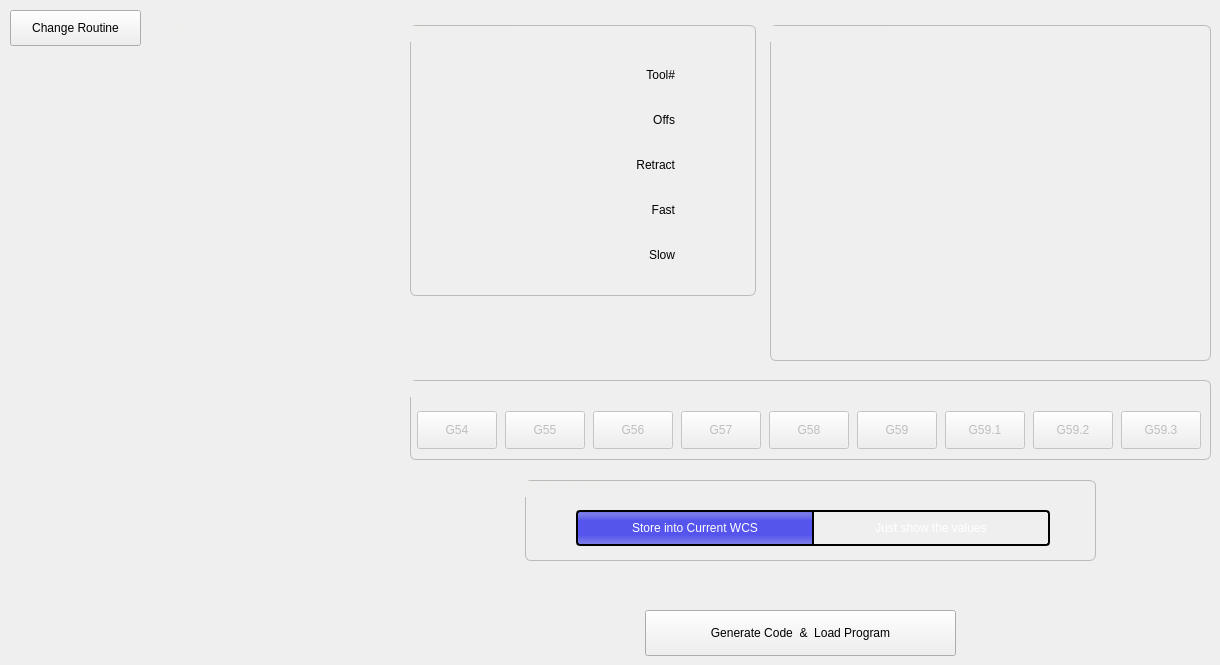
   <widget class="QWidget" name="page_enterParameters">
    <widget class="QPushButton" name="buttonChangeRoutine">
     <property name="geometry">
      <rect>
       <x>10</x>
       <y>10</y>
       <width>131</width>
       <height>36</height>
      </rect>
     </property>
     <property name="text">
      <string>Change Routine</string>
     </property>
    </widget>
    <widget class="QLabel" name="labelSelectedRoutine">
     <property name="geometry">
      <rect>
       <x>165</x>
       <y>15</y>
       <width>316</width>
       <height>26</height>
      </rect>
     </property>
     <property name="styleSheet">
      <string notr="true">QLabel{
    color: rgb(238, 238, 236);
	font: 14pt &quot;Bebas Kai&quot;;
}</string>
     </property>
     <property name="text">
      <string>Selected Routine Name</string>
     </property>
    </widget>
    <widget class="QPushButton" name="buttonGenerateCode">
     <property name="geometry">
      <rect>
       <x>645</x>
       <y>610</y>
       <width>311</width>
       <height>46</height>
      </rect>
     </property>
     <property name="text">
      <string>Generate Code  &amp;&amp;  Load Program</string>
     </property>
    </widget>
    <widget class="QGroupBox" name="groupBox">
     <property name="geometry">
      <rect>
       <x>410</x>
       <y>25</y>
       <width>346</width>
       <height>271</height>
      </rect>
     </property>
     <property name="styleSheet">
      <string notr="true">QGroupBox{
    color: rgb(238, 238, 236);
	font: 14pt &quot;Bebas Kai&quot;;
	border-style: solid;
    border-color: rgb(186, 189, 182);
    border-width: 1px;
    border-radius: 6px;
}</string>
     </property>
     <property name="title">
      <string>Static Parameters</string>
     </property>
     <property name="alignment">
      <set>Qt::AlignLeading|Qt::AlignLeft|Qt::AlignVCenter</set>
     </property>
     <widget class="QLabel" name="label_4">
      <property name="geometry">
       <rect>
        <x>20</x>
        <y>170</y>
        <width>156</width>
        <height>30</height>
       </rect>
      </property>
      <property name="styleSheet">
       <string notr="true">QLabel{
    color: rgb(238, 238, 236);
	font: 14pt &quot;Bebas Kai&quot;;
}</string>
      </property>
      <property name="text">
       <string>Probe Fast Feed Rate:</string>
      </property>
      <property name="alignment">
       <set>Qt::AlignRight|Qt::AlignTrailing|Qt::AlignVCenter</set>
      </property>
     </widget>
     <widget class="QLabel" name="label_5">
      <property name="geometry">
       <rect>
        <x>20</x>
        <y>215</y>
        <width>156</width>
        <height>30</height>
       </rect>
      </property>
      <property name="styleSheet">
       <string notr="true">QLabel{
    color: rgb(238, 238, 236);
	font: 14pt &quot;Bebas Kai&quot;;
}</string>
      </property>
      <property name="text">
       <string>Probe Slow Feed Rate:</string>
      </property>
      <property name="alignment">
       <set>Qt::AlignRight|Qt::AlignTrailing|Qt::AlignVCenter</set>
      </property>
     </widget>
     <widget class="SettingsLabel" name="settingslabel">
      <property name="geometry">
       <rect>
        <x>185</x>
        <y>170</y>
        <width>80</width>
        <height>30</height>
       </rect>
      </property>
      <property name="styleSheet">
       <string notr="true">SettingsLabel {
    border-style: solid;
    border-color: rgb(96, 96, 97);
    border-width: 2px;
    border-radius: 3px;
    color: white;
    background: rgb(86, 86, 87);
	font: 16pt &quot;Bebas Kai&quot;;
}</string>
      </property>
      <property name="text">
       <string>Fast</string>
      </property>
      <property name="alignment">
       <set>Qt::AlignRight|Qt::AlignTrailing|Qt::AlignVCenter</set>
      </property>
      <property name="settingName" stdset="0">
       <string>probewizard.setting_probe_fast_fr</string>
      </property>
      <property name="textFormat" stdset="0">
       <string>{:5.1f}</string>
      </property>
     </widget>
     <widget class="SettingsLabel" name="settingslabel_2">
      <property name="geometry">
       <rect>
        <x>185</x>
        <y>215</y>
        <width>80</width>
        <height>30</height>
       </rect>
      </property>
      <property name="styleSheet">
       <string notr="true">SettingsLabel {
    border-style: solid;
    border-color: rgb(96, 96, 97);
    border-width: 2px;
    border-radius: 3px;
    color: white;
    background: rgb(86, 86, 87);
	font: 16pt &quot;Bebas Kai&quot;;
}</string>
      </property>
      <property name="text">
       <string>Slow</string>
      </property>
      <property name="alignment">
       <set>Qt::AlignRight|Qt::AlignTrailing|Qt::AlignVCenter</set>
      </property>
      <property name="settingName" stdset="0">
       <string>probewizard.setting_probe_slow_fr</string>
      </property>
      <property name="textFormat" stdset="0">
       <string>{:5.1f}</string>
      </property>
     </widget>
     <widget class="SettingsLabel" name="settingslabel_3">
      <property name="geometry">
       <rect>
        <x>185</x>
        <y>80</y>
        <width>80</width>
        <height>30</height>
       </rect>
      </property>
      <property name="styleSheet">
       <string notr="true">SettingsLabel {
    border-style: solid;
    border-color: rgb(96, 96, 97);
    border-width: 2px;
    border-radius: 3px;
    color: white;
    background: rgb(86, 86, 87);
	font: 16pt &quot;Bebas Kai&quot;;
}</string>
      </property>
      <property name="text">
       <string>Offs</string>
      </property>
      <property name="alignment">
       <set>Qt::AlignRight|Qt::AlignTrailing|Qt::AlignVCenter</set>
      </property>
      <property name="settingName" stdset="0">
       <string>probewizard.setting_calibration_offset</string>
      </property>
      <property name="textFormat" stdset="0">
       <string>{:5.3f}</string>
      </property>
     </widget>
     <widget class="SettingsLabel" name="settingslabel_4">
      <property name="geometry">
       <rect>
        <x>185</x>
        <y>35</y>
        <width>80</width>
        <height>30</height>
       </rect>
      </property>
      <property name="styleSheet">
       <string notr="true">SettingsLabel {
    border-style: solid;
    border-color: rgb(96, 96, 97);
    border-width: 2px;
    border-radius: 3px;
    color: white;
    background: rgb(86, 86, 87);
	font: 16pt &quot;Bebas Kai&quot;;
}</string>
      </property>
      <property name="text">
       <string>Tool#</string>
      </property>
      <property name="alignment">
       <set>Qt::AlignRight|Qt::AlignTrailing|Qt::AlignVCenter</set>
      </property>
      <property name="settingName" stdset="0">
       <string>probewizard.setting_probe_tool_number</string>
      </property>
      <property name="textFormat" stdset="0">
       <string>{:5.0f}</string>
      </property>
     </widget>
     <widget class="SettingsLabel" name="settingslabel_5">
      <property name="geometry">
       <rect>
        <x>185</x>
        <y>125</y>
        <width>80</width>
        <height>30</height>
       </rect>
      </property>
      <property name="styleSheet">
       <string notr="true">SettingsLabel {
    border-style: solid;
    border-color: rgb(96, 96, 97);
    border-width: 2px;
    border-radius: 3px;
    color: white;
    background: rgb(86, 86, 87);
	font: 16pt &quot;Bebas Kai&quot;;
}</string>
      </property>
      <property name="text">
       <string>Retract</string>
      </property>
      <property name="alignment">
       <set>Qt::AlignRight|Qt::AlignTrailing|Qt::AlignVCenter</set>
      </property>
      <property name="settingName" stdset="0">
       <string>probewizard.setting_latch_distance</string>
      </property>
      <property name="textFormat" stdset="0">
       <string>{:5.1f}</string>
      </property>
     </widget>
     <widget class="QLabel" name="label_6">
      <property name="geometry">
       <rect>
        <x>30</x>
        <y>80</y>
        <width>146</width>
        <height>30</height>
       </rect>
      </property>
      <property name="styleSheet">
       <string notr="true">QLabel{
    color: rgb(238, 238, 236);
	font: 14pt &quot;Bebas Kai&quot;;
}</string>
      </property>
      <property name="text">
       <string>Probe Length Offset:</string>
      </property>
      <property name="alignment">
       <set>Qt::AlignRight|Qt::AlignTrailing|Qt::AlignVCenter</set>
      </property>
     </widget>
     <widget class="QLabel" name="label_7">
      <property name="geometry">
       <rect>
        <x>35</x>
        <y>35</y>
        <width>141</width>
        <height>30</height>
       </rect>
      </property>
      <property name="styleSheet">
       <string notr="true">QLabel{
    color: rgb(238, 238, 236);
	font: 14pt &quot;Bebas Kai&quot;;
}</string>
      </property>
      <property name="text">
       <string>Probe Tool Number:</string>
      </property>
      <property name="alignment">
       <set>Qt::AlignRight|Qt::AlignTrailing|Qt::AlignVCenter</set>
      </property>
     </widget>
     <widget class="QLabel" name="label_9">
      <property name="geometry">
       <rect>
        <x>35</x>
        <y>125</y>
        <width>141</width>
        <height>30</height>
       </rect>
      </property>
      <property name="styleSheet">
       <string notr="true">QLabel{
    color: rgb(238, 238, 236);
	font: 14pt &quot;Bebas Kai&quot;;
}</string>
      </property>
      <property name="text">
       <string>Retract Distance:</string>
      </property>
      <property name="alignment">
       <set>Qt::AlignRight|Qt::AlignTrailing|Qt::AlignVCenter</set>
      </property>
     </widget>
     <widget class="StatusLabel" name="input_unit">
      <property name="geometry">
       <rect>
        <x>275</x>
        <y>125</y>
        <width>50</width>
        <height>30</height>
       </rect>
      </property>
      <property name="sizePolicy">
       <sizepolicy hsizetype="Preferred" vsizetype="Fixed">
        <horstretch>0</horstretch>
        <verstretch>0</verstretch>
       </sizepolicy>
      </property>
      <property name="maximumSize">
       <size>
        <width>50</width>
        <height>16777215</height>
       </size>
      </property>
      <property name="styleSheet">
       <string notr="true">QLabel{
    color: rgb(238, 238, 236);
	font: 14pt &quot;Bebas Kai&quot;;
}</string>
      </property>
      <property name="alignment">
       <set>Qt::AlignLeading|Qt::AlignLeft|Qt::AlignVCenter</set>
      </property>
      <property name="rules" stdset="0">
       <string>[{&quot;channels&quot;: [{&quot;url&quot;: &quot;status:linear_units?text&quot;, &quot;trigger&quot;: true}], &quot;property&quot;: &quot;Text&quot;, &quot;expression&quot;: &quot;ch[0]&quot;, &quot;name&quot;: &quot;Units&quot;}]</string>
      </property>
     </widget>
     <widget class="StatusLabel" name="input_unit_2">
      <property name="geometry">
       <rect>
        <x>275</x>
        <y>80</y>
        <width>50</width>
        <height>30</height>
       </rect>
      </property>
      <property name="sizePolicy">
       <sizepolicy hsizetype="Preferred" vsizetype="Fixed">
        <horstretch>0</horstretch>
        <verstretch>0</verstretch>
       </sizepolicy>
      </property>
      <property name="maximumSize">
       <size>
        <width>50</width>
        <height>16777215</height>
       </size>
      </property>
      <property name="styleSheet">
       <string notr="true">QLabel{
    color: rgb(238, 238, 236);
	font: 14pt &quot;Bebas Kai&quot;;
}</string>
      </property>
      <property name="alignment">
       <set>Qt::AlignLeading|Qt::AlignLeft|Qt::AlignVCenter</set>
      </property>
      <property name="rules" stdset="0">
       <string>[{&quot;channels&quot;: [{&quot;url&quot;: &quot;status:linear_units?text&quot;, &quot;trigger&quot;: true}], &quot;property&quot;: &quot;Text&quot;, &quot;expression&quot;: &quot;ch[0]&quot;, &quot;name&quot;: &quot;Units&quot;}]</string>
      </property>
     </widget>
     <widget class="StatusLabel" name="input_unit_3">
      <property name="geometry">
       <rect>
        <x>275</x>
        <y>215</y>
        <width>60</width>
        <height>30</height>
       </rect>
      </property>
      <property name="sizePolicy">
       <sizepolicy hsizetype="Preferred" vsizetype="Fixed">
        <horstretch>0</horstretch>
        <verstretch>0</verstretch>
       </sizepolicy>
      </property>
      <property name="maximumSize">
       <size>
        <width>60</width>
        <height>16777215</height>
       </size>
      </property>
      <property name="styleSheet">
       <string notr="true">QLabel{
    color: rgb(238, 238, 236);
	font: 14pt &quot;Bebas Kai&quot;;
}</string>
      </property>
      <property name="alignment">
       <set>Qt::AlignLeading|Qt::AlignLeft|Qt::AlignVCenter</set>
      </property>
      <property name="rules" stdset="0">
       <string>[{&quot;channels&quot;: [{&quot;url&quot;: &quot;status:linear_units?text&quot;, &quot;trigger&quot;: true}], &quot;property&quot;: &quot;Text&quot;, &quot;expression&quot;: &quot;'{}/min'.format(ch[0])&quot;, &quot;name&quot;: &quot;Units&quot;}]</string>
      </property>
     </widget>
     <widget class="StatusLabel" name="input_unit_4">
      <property name="geometry">
       <rect>
        <x>275</x>
        <y>170</y>
        <width>60</width>
        <height>30</height>
       </rect>
      </property>
      <property name="sizePolicy">
       <sizepolicy hsizetype="Preferred" vsizetype="Fixed">
        <horstretch>0</horstretch>
        <verstretch>0</verstretch>
       </sizepolicy>
      </property>
      <property name="maximumSize">
       <size>
        <width>60</width>
        <height>16777215</height>
       </size>
      </property>
      <property name="styleSheet">
       <string notr="true">QLabel{
    color: rgb(238, 238, 236);
	font: 14pt &quot;Bebas Kai&quot;;
}</string>
      </property>
      <property name="alignment">
       <set>Qt::AlignLeading|Qt::AlignLeft|Qt::AlignVCenter</set>
      </property>
      <property name="rules" stdset="0">
       <string>[{&quot;channels&quot;: [{&quot;url&quot;: &quot;status:linear_units?text&quot;, &quot;trigger&quot;: true}], &quot;property&quot;: &quot;Text&quot;, &quot;expression&quot;: &quot;'{}/min'.format(ch[0])&quot;, &quot;name&quot;: &quot;Units&quot;}]</string>
      </property>
     </widget>
    </widget>
    <widget class="QGroupBox" name="groupBox_2">
     <property name="geometry">
      <rect>
       <x>770</x>
       <y>25</y>
       <width>441</width>
       <height>336</height>
      </rect>
     </property>
     <property name="styleSheet">
      <string notr="true">QGroupBox{
    color: rgb(238, 238, 236);
	font: 14pt &quot;Bebas Kai&quot;;
	border-style: solid;
    border-color: rgb(186, 189, 182);
    border-width: 1px;
    border-radius: 6px;
}</string>
     </property>
     <property name="title">
      <string>Dynamic Parameters</string>
     </property>
     <widget class="QFrame" name="verticalFrame">
      <property name="geometry">
       <rect>
        <x>5</x>
        <y>20</y>
        <width>431</width>
        <height>311</height>
       </rect>
      </property>
      <property name="layoutDirection">
       <enum>Qt::LeftToRight</enum>
      </property>
      <property name="frameShape">
       <enum>QFrame::NoFrame</enum>
      </property>
      <layout class="QVBoxLayout" name="verticalLayout"/>
     </widget>
    </widget>
    <widget class="QGroupBox" name="groupBox_3">
     <property name="geometry">
      <rect>
       <x>410</x>
       <y>380</y>
       <width>801</width>
       <height>80</height>
      </rect>
     </property>
     <property name="styleSheet">
      <string notr="true">QGroupBox{
    color: rgb(238, 238, 236);
	font: 14pt &quot;Bebas Kai&quot;;
	border-style: solid;
    border-color: rgb(186, 189, 182);
    border-width: 1px;
    border-radius: 6px;
}</string>
     </property>
     <property name="title">
      <string>Current Work Coodinate System</string>
     </property>
     <widget class="QWidget" name="gridLayoutWidget_3">
      <property name="geometry">
       <rect>
        <x>5</x>
        <y>25</y>
        <width>791</width>
        <height>51</height>
       </rect>
      </property>
      <layout class="QGridLayout" name="gridLayout">
       <item row="0" column="1">
        <widget class="ActionButton" name="actionbutton_g55_2">
         <property name="enabled">
          <bool>false</bool>
         </property>
         <property name="sizePolicy">
          <sizepolicy hsizetype="Fixed" vsizetype="Fixed">
           <horstretch>0</horstretch>
           <verstretch>0</verstretch>
          </sizepolicy>
         </property>
         <property name="minimumSize">
          <size>
           <width>80</width>
           <height>38</height>
          </size>
         </property>
         <property name="maximumSize">
          <size>
           <width>80</width>
           <height>38</height>
          </size>
         </property>
         <property name="focusPolicy">
          <enum>Qt::NoFocus</enum>
         </property>
         <property name="styleSheet">
          <string notr="true">QPushButton {
   	font: 15pt &quot;Bebas Kai&quot;;
}</string>
         </property>
         <property name="text">
          <string>G55</string>
         </property>
         <property name="autoExclusive">
          <bool>true</bool>
         </property>
         <property name="actionName" stdset="0">
          <string>machine.set-work-coord:G55</string>
         </property>
        </widget>
       </item>
       <item row="0" column="7">
        <widget class="ActionButton" name="actionbutton_g59_6">
         <property name="enabled">
          <bool>false</bool>
         </property>
         <property name="sizePolicy">
          <sizepolicy hsizetype="Fixed" vsizetype="Fixed">
           <horstretch>0</horstretch>
           <verstretch>0</verstretch>
          </sizepolicy>
         </property>
         <property name="minimumSize">
          <size>
           <width>80</width>
           <height>38</height>
          </size>
         </property>
         <property name="maximumSize">
          <size>
           <width>80</width>
           <height>38</height>
          </size>
         </property>
         <property name="focusPolicy">
          <enum>Qt::NoFocus</enum>
         </property>
         <property name="styleSheet">
          <string notr="true">QPushButton {
   	font: 15pt &quot;Bebas Kai&quot;;
}</string>
         </property>
         <property name="text">
          <string>G59.2</string>
         </property>
         <property name="autoExclusive">
          <bool>true</bool>
         </property>
         <property name="actionName" stdset="0">
          <string>machine.set-work-coord:G59.2</string>
         </property>
        </widget>
       </item>
       <item row="0" column="3">
        <widget class="ActionButton" name="actionbutton_g57_2">
         <property name="enabled">
          <bool>false</bool>
         </property>
         <property name="sizePolicy">
          <sizepolicy hsizetype="Fixed" vsizetype="Fixed">
           <horstretch>0</horstretch>
           <verstretch>0</verstretch>
          </sizepolicy>
         </property>
         <property name="minimumSize">
          <size>
           <width>80</width>
           <height>38</height>
          </size>
         </property>
         <property name="maximumSize">
          <size>
           <width>80</width>
           <height>38</height>
          </size>
         </property>
         <property name="focusPolicy">
          <enum>Qt::NoFocus</enum>
         </property>
         <property name="styleSheet">
          <string notr="true">QPushButton {
   	font: 15pt &quot;Bebas Kai&quot;;
}</string>
         </property>
         <property name="text">
          <string>G57</string>
         </property>
         <property name="autoExclusive">
          <bool>true</bool>
         </property>
         <property name="actionName" stdset="0">
          <string>machine.set-work-coord:G57</string>
         </property>
        </widget>
       </item>
       <item row="0" column="5">
        <widget class="ActionButton" name="actionbutton_g59_4">
         <property name="enabled">
          <bool>false</bool>
         </property>
         <property name="sizePolicy">
          <sizepolicy hsizetype="Fixed" vsizetype="Fixed">
           <horstretch>0</horstretch>
           <verstretch>0</verstretch>
          </sizepolicy>
         </property>
         <property name="minimumSize">
          <size>
           <width>80</width>
           <height>38</height>
          </size>
         </property>
         <property name="maximumSize">
          <size>
           <width>80</width>
           <height>38</height>
          </size>
         </property>
         <property name="focusPolicy">
          <enum>Qt::NoFocus</enum>
         </property>
         <property name="styleSheet">
          <string notr="true">QPushButton {
   	font: 15pt &quot;Bebas Kai&quot;;
}</string>
         </property>
         <property name="text">
          <string>G59</string>
         </property>
         <property name="autoExclusive">
          <bool>true</bool>
         </property>
         <property name="actionName" stdset="0">
          <string>machine.set-work-coord:G59</string>
         </property>
        </widget>
       </item>
       <item row="0" column="0">
        <widget class="ActionButton" name="actionbutton_g54_2">
         <property name="enabled">
          <bool>false</bool>
         </property>
         <property name="sizePolicy">
          <sizepolicy hsizetype="Fixed" vsizetype="Fixed">
           <horstretch>0</horstretch>
           <verstretch>0</verstretch>
          </sizepolicy>
         </property>
         <property name="minimumSize">
          <size>
           <width>80</width>
           <height>38</height>
          </size>
         </property>
         <property name="maximumSize">
          <size>
           <width>80</width>
           <height>38</height>
          </size>
         </property>
         <property name="focusPolicy">
          <enum>Qt::NoFocus</enum>
         </property>
         <property name="styleSheet">
          <string notr="true">QPushButton {
   	font: 15pt &quot;Bebas Kai&quot;;
}</string>
         </property>
         <property name="text">
          <string>G54</string>
         </property>
         <property name="autoExclusive">
          <bool>true</bool>
         </property>
         <property name="actionName" stdset="0">
          <string>machine.set-work-coord:G54</string>
         </property>
        </widget>
       </item>
       <item row="0" column="4">
        <widget class="ActionButton" name="actionbutton_g58_2">
         <property name="enabled">
          <bool>false</bool>
         </property>
         <property name="sizePolicy">
          <sizepolicy hsizetype="Fixed" vsizetype="Fixed">
           <horstretch>0</horstretch>
           <verstretch>0</verstretch>
          </sizepolicy>
         </property>
         <property name="minimumSize">
          <size>
           <width>80</width>
           <height>38</height>
          </size>
         </property>
         <property name="maximumSize">
          <size>
           <width>80</width>
           <height>38</height>
          </size>
         </property>
         <property name="focusPolicy">
          <enum>Qt::NoFocus</enum>
         </property>
         <property name="styleSheet">
          <string notr="true">QPushButton {
   	font: 15pt &quot;Bebas Kai&quot;;
}</string>
         </property>
         <property name="text">
          <string>G58</string>
         </property>
         <property name="autoExclusive">
          <bool>true</bool>
         </property>
         <property name="actionName" stdset="0">
          <string>machine.set-work-coord:G58</string>
         </property>
        </widget>
       </item>
       <item row="0" column="6">
        <widget class="ActionButton" name="actionbutton_g59_5">
         <property name="enabled">
          <bool>false</bool>
         </property>
         <property name="sizePolicy">
          <sizepolicy hsizetype="Fixed" vsizetype="Fixed">
           <horstretch>0</horstretch>
           <verstretch>0</verstretch>
          </sizepolicy>
         </property>
         <property name="minimumSize">
          <size>
           <width>80</width>
           <height>38</height>
          </size>
         </property>
         <property name="maximumSize">
          <size>
           <width>80</width>
           <height>38</height>
          </size>
         </property>
         <property name="focusPolicy">
          <enum>Qt::NoFocus</enum>
         </property>
         <property name="styleSheet">
          <string notr="true">QPushButton {
   	font: 15pt &quot;Bebas Kai&quot;;
}</string>
         </property>
         <property name="text">
          <string>G59.1</string>
         </property>
         <property name="autoExclusive">
          <bool>true</bool>
         </property>
         <property name="actionName" stdset="0">
          <string>machine.set-work-coord:G59.1</string>
         </property>
        </widget>
       </item>
       <item row="0" column="2">
        <widget class="ActionButton" name="actionbutton_g56_2">
         <property name="enabled">
          <bool>false</bool>
         </property>
         <property name="sizePolicy">
          <sizepolicy hsizetype="Fixed" vsizetype="Fixed">
           <horstretch>0</horstretch>
           <verstretch>0</verstretch>
          </sizepolicy>
         </property>
         <property name="minimumSize">
          <size>
           <width>80</width>
           <height>38</height>
          </size>
         </property>
         <property name="maximumSize">
          <size>
           <width>80</width>
           <height>38</height>
          </size>
         </property>
         <property name="focusPolicy">
          <enum>Qt::NoFocus</enum>
         </property>
         <property name="styleSheet">
          <string notr="true">QPushButton {
   	font: 15pt &quot;Bebas Kai&quot;;
}</string>
         </property>
         <property name="text">
          <string>G56</string>
         </property>
         <property name="autoExclusive">
          <bool>true</bool>
         </property>
         <property name="actionName" stdset="0">
          <string>machine.set-work-coord:G56</string>
         </property>
        </widget>
       </item>
       <item row="0" column="8">
        <widget class="ActionButton" name="actionbutton_g59_7">
         <property name="enabled">
          <bool>false</bool>
         </property>
         <property name="sizePolicy">
          <sizepolicy hsizetype="Fixed" vsizetype="Fixed">
           <horstretch>0</horstretch>
           <verstretch>0</verstretch>
          </sizepolicy>
         </property>
         <property name="minimumSize">
          <size>
           <width>80</width>
           <height>38</height>
          </size>
         </property>
         <property name="maximumSize">
          <size>
           <width>80</width>
           <height>38</height>
          </size>
         </property>
         <property name="focusPolicy">
          <enum>Qt::NoFocus</enum>
         </property>
         <property name="styleSheet">
          <string notr="true">QPushButton {
   	font: 15pt &quot;Bebas Kai&quot;;
}</string>
         </property>
         <property name="text">
          <string>G59.3</string>
         </property>
         <property name="autoExclusive">
          <bool>true</bool>
         </property>
         <property name="actionName" stdset="0">
          <string>machine.set-work-coord:G59.3</string>
         </property>
        </widget>
       </item>
      </layout>
     </widget>
    </widget>
    <widget class="QGroupBox" name="groupBox_4">
     <property name="geometry">
      <rect>
       <x>525</x>
       <y>480</y>
       <width>571</width>
       <height>81</height>
      </rect>
     </property>
     <property name="styleSheet">
      <string notr="true">QGroupBox{
    color: rgb(238, 238, 236);
	font: 14pt &quot;Bebas Kai&quot;;
	border-style: solid;
    border-color: rgb(186, 189, 182);
    border-width: 1px;
    border-radius: 6px;
}</string>
     </property>
     <property name="title">
      <string>Probe Results Usage</string>
     </property>
     <widget class="QWidget" name="codes_display" native="true">
      <property name="geometry">
       <rect>
        <x>45</x>
        <y>20</y>
        <width>486</width>
        <height>56</height>
       </rect>
      </property>
      <property name="styleSheet">
       <string notr="true">QWidget {
    font: 13pt &quot;bebas kai&quot;;
}</string>
      </property>
      <layout class="QHBoxLayout" name="horizontalLayout_31">
       <property name="spacing">
        <number>0</number>
       </property>
       <property name="leftMargin">
        <number>6</number>
       </property>
       <property name="topMargin">
        <number>2</number>
       </property>
       <property name="rightMargin">
        <number>6</number>
       </property>
       <property name="bottomMargin">
        <number>2</number>
       </property>
       <item>
        <widget class="QPushButton" name="probe_wcs">
         <property name="sizePolicy">
          <sizepolicy hsizetype="Minimum" vsizetype="Minimum">
           <horstretch>0</horstretch>
           <verstretch>0</verstretch>
          </sizepolicy>
         </property>
         <property name="minimumSize">
          <size>
           <width>127</width>
           <height>32</height>
          </size>
         </property>
         <property name="maximumSize">
          <size>
           <width>16777215</width>
           <height>40</height>
          </size>
         </property>
         <property name="focusPolicy">
          <enum>Qt::NoFocus</enum>
         </property>
         <property name="styleSheet">
          <string notr="true">QPushButton {
    margin-top: 2px;
    margin-bottom: 2px;
    color: white;
    background:  qlineargradient(x1: 0, y1: 0, x2: 0, y2: 1,
                                     stop: 0 #4e4e4e, stop: 1.0 #3a3a3a);
    border-style: solid;
    border-color: black;
    border-top-width: 2px;
    border-bottom-width: 2px;
    border-right-width: 1px;
    border-left-width: 2px;
    min-width: 10ex;
    min-height: 20;
    padding: 2px;
    border-top-left-radius: 4px;
    border-top-right-radius: 0px;
    border-bottom-left-radius: 4px;
    border-bottom-right-radius: 0px;
}

QPushButton:pressed, QPushButton:hover {
    background:  qlineargradient(x1: 0, y1: 0, x2: 0, y2: 1,
                                     stop: 0 #A19E9E, stop: 1.0 #5C5959);
}

QPushButton:checked {
    background:  qlineargradient(spread:pad, x1:0, y1:0, x2:0, y2:1, stop:0 rgba(112, 112, 238, 255), stop:0.121053 rgba(123, 123, 232, 255), stop:0.3 rgba(85, 85, 238, 255), stop:0.694737 rgba(85, 85, 238, 255), stop:0.915789 rgba(123, 123, 232, 255), stop:1 rgba(112, 112, 238, 255))
}</string>
         </property>
         <property name="text">
          <string>Store into Current WCS</string>
         </property>
         <property name="checkable">
          <bool>true</bool>
         </property>
         <property name="checked">
          <bool>true</bool>
         </property>
         <property name="autoExclusive">
          <bool>true</bool>
         </property>
         <property name="page" stdset="0">
          <number>0</number>
         </property>
        </widget>
       </item>
       <item>
        <widget class="QPushButton" name="probe_pos">
         <property name="sizePolicy">
          <sizepolicy hsizetype="Minimum" vsizetype="Preferred">
           <horstretch>0</horstretch>
           <verstretch>0</verstretch>
          </sizepolicy>
         </property>
         <property name="minimumSize">
          <size>
           <width>127</width>
           <height>32</height>
          </size>
         </property>
         <property name="maximumSize">
          <size>
           <width>16777215</width>
           <height>40</height>
          </size>
         </property>
         <property name="focusPolicy">
          <enum>Qt::NoFocus</enum>
         </property>
         <property name="styleSheet">
          <string notr="true">QPushButton {
    margin-top: 2px;
    margin-bottom: 2px;
    color: white;
    background:  qlineargradient(x1: 0, y1: 0, x2: 0, y2: 1,
                                     stop: 0 #4e4e4e, stop: 1.0 #3a3a3a);
    border-style: solid;
    border-color: black;
    border-top-width: 2px;
    border-bottom-width: 2px;
    border-right-width: 2px;
    border-left-width: 1px;
    min-width: 10ex;
    min-height: 20;
    padding: 2px;
    border-top-left-radius: 0px;
    border-top-right-radius: 4px;
    border-bottom-left-radius: 0px;
    border-bottom-right-radius: 4px;
}

QPushButton:pressed, QPushButton:hover {
    background:  qlineargradient(x1: 0, y1: 0, x2: 0, y2: 1,
                                     stop: 0 #A19E9E, stop: 1.0 #5C5959);
}

QPushButton:checked {
    background:  qlineargradient(spread:pad, x1:0, y1:0, x2:0, y2:1, stop:0 rgba(112, 112, 238, 255), stop:0.121053 rgba(123, 123, 232, 255), stop:0.3 rgba(85, 85, 238, 255), stop:0.694737 rgba(85, 85, 238, 255), stop:0.915789 rgba(123, 123, 232, 255), stop:1 rgba(112, 112, 238, 255))
}</string>
         </property>
         <property name="text">
          <string>Just show the values</string>
         </property>
         <property name="checkable">
          <bool>true</bool>
         </property>
         <property name="autoExclusive">
          <bool>true</bool>
         </property>
         <property name="page" stdset="0">
          <number>1</number>
         </property>
        </widget>
       </item>
      </layout>
     </widget>
    </widget>
   </widget>
